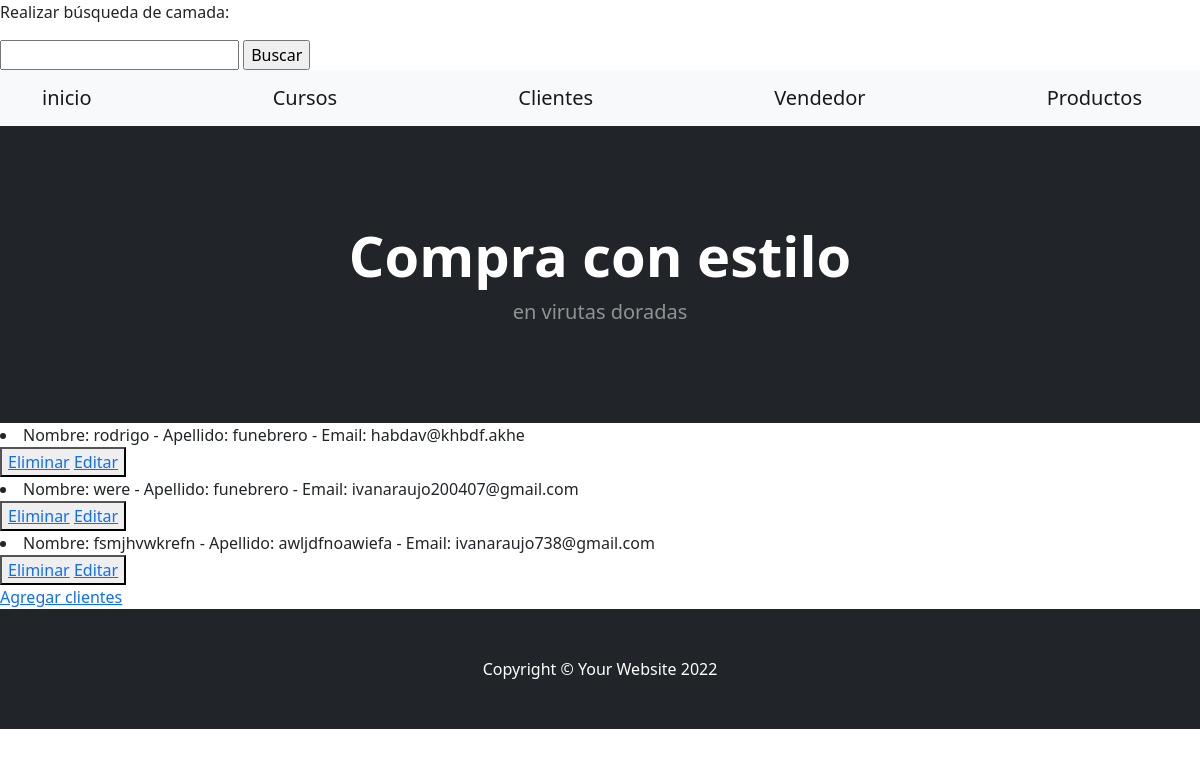
/App1/leerclientes/, run on an earlier commit of the app's database.
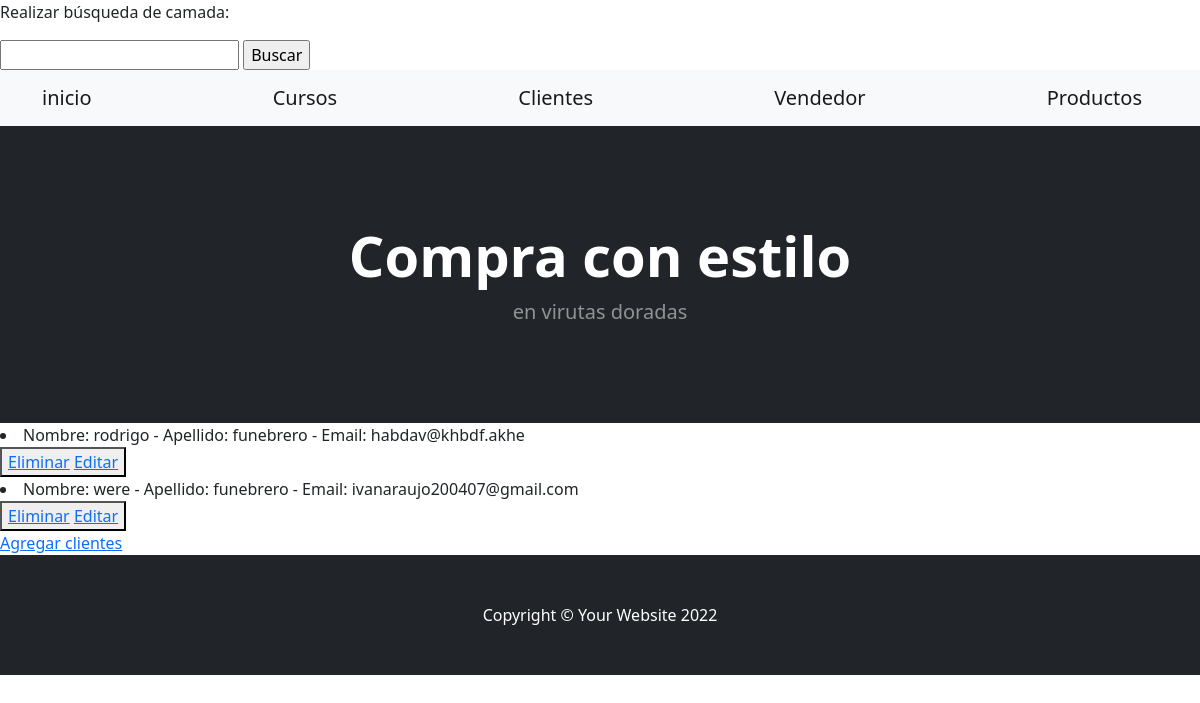
And on a later commit of the database.
### App1/models.py (models this page shows)
class estudiante (models.Model):
    nombre =models.CharField(max_length=30)           #ESTO CORRESPONDE A LO QUE AHORA ES ---CLIENTES---
    apellido = models.CharField(max_length=30)
    email = models.EmailField()
    def __str__(self):
        return f"Nombre: {self.nombre} - Apellido: {self.apellido} - Email: {self.email}"

### App1/views.py (the view)
# urls.py: path('leerclientes/', views.leerclientes, name= 'Leerclientes'),
def leerclientes (request):
    clientes = estudiante.objects.all()
    contexto = {"clientes": clientes}
    return render (request, "leerclientes.html", contexto)

### App1/template/leerclientes.html
{% extends 'padre.html' %}
{% load static %}
{% block contenidoquecambia %}
    {% for p in clientes %}
    <li>{{p}}</li>
    <button>
        <a href="{% url 'Eliminarcliente' p.nombre %}">Eliminar</a>
        <a href="{% url 'Editarcliente' p.nombre %}">Editar</a>
    </button>
{% endfor %}
<br>
<a href="clientes">Agregar clientes</a>
{% endblock %}

What changed in the data, as far as the page shows it:
removed estudiante: nombre+apellido+email "Nombre: fsmjhvwkrefn - Apellido: awljdfnoawiefa - Email: ivanaraujo738@gmail.com"
